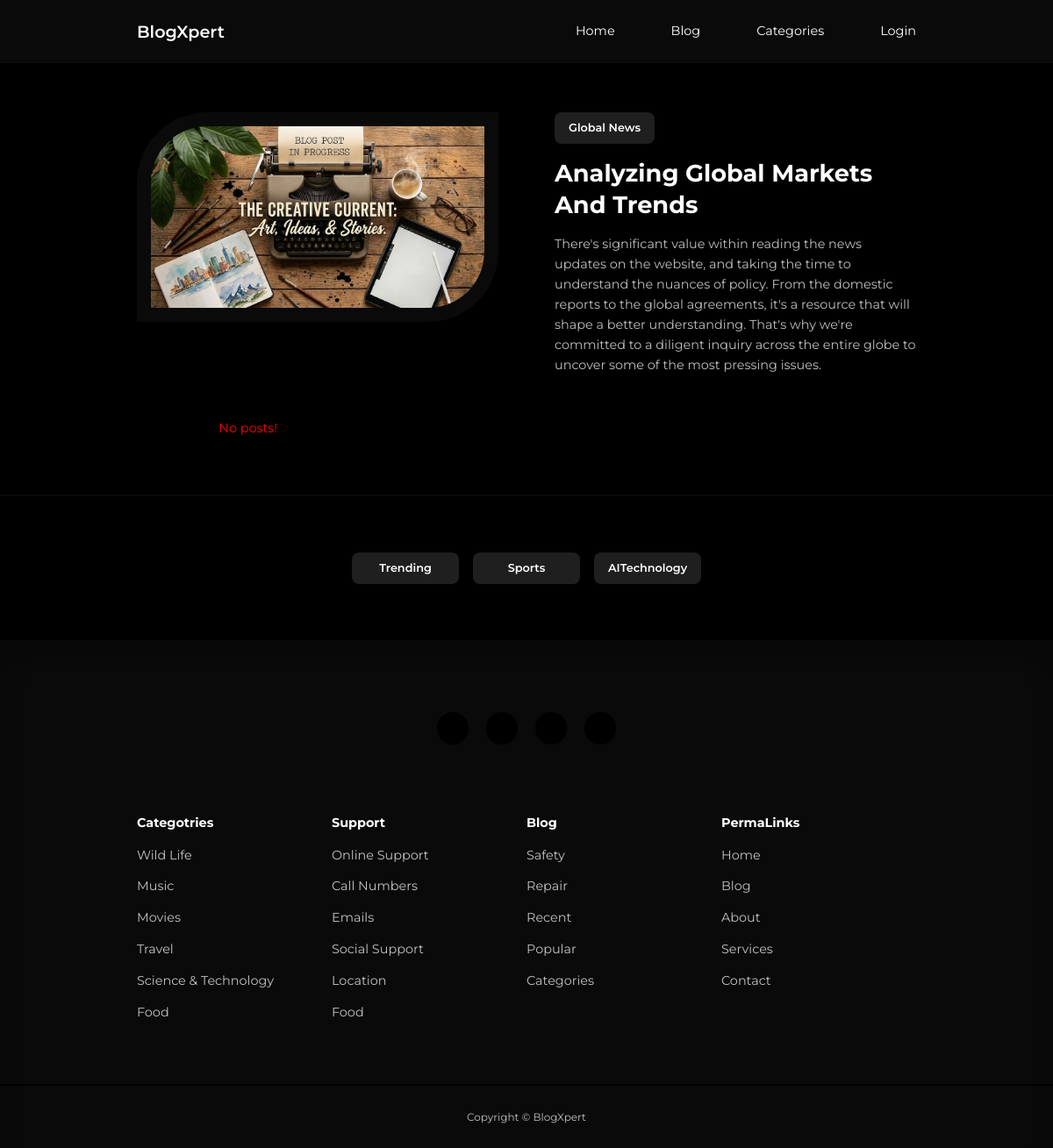
Before: / with the older database file.
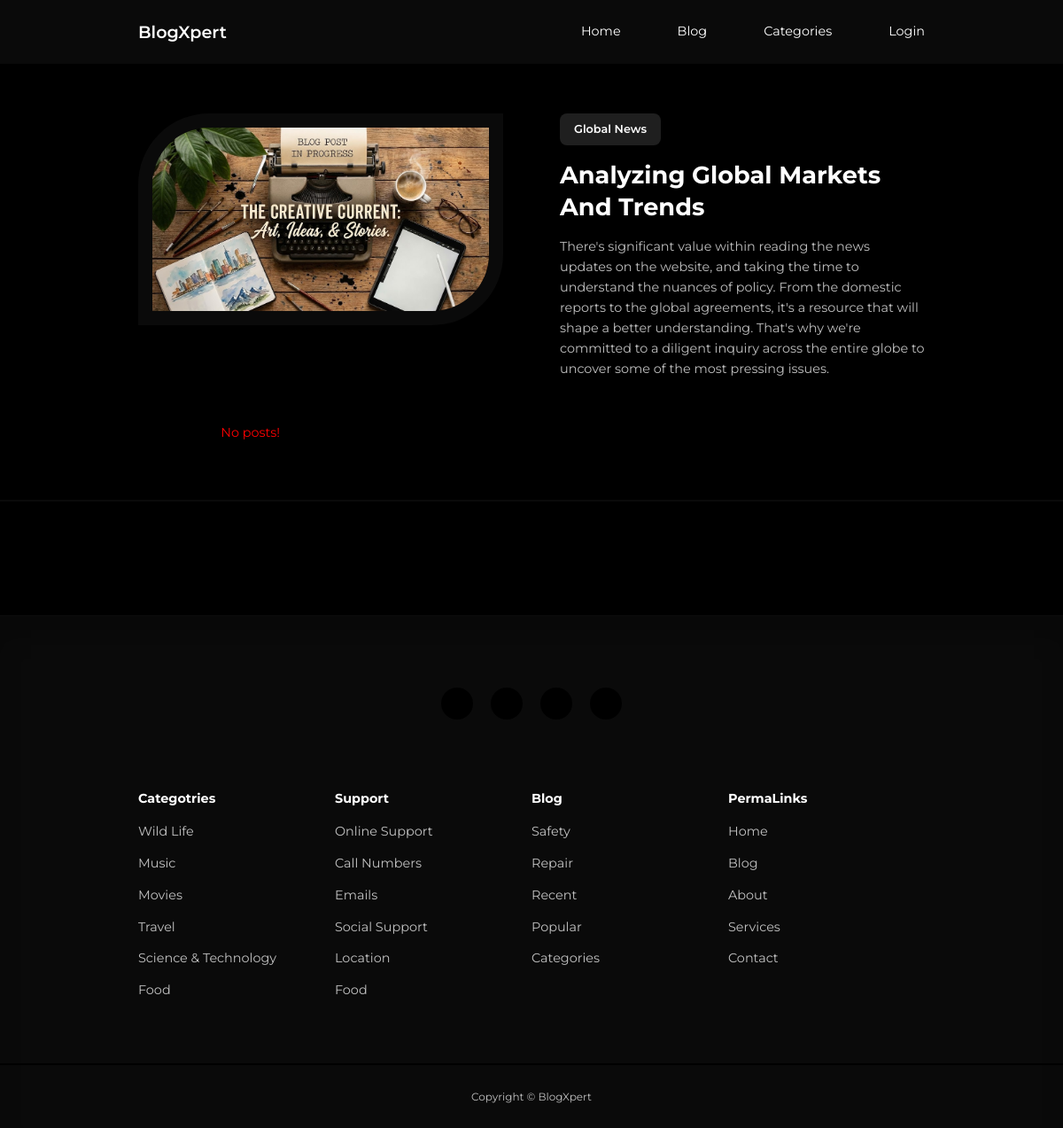
After: the same page with the newer database file.
### tables this page shows
CREATE TABLE categories (
    id INT AUTO_INCREMENT PRIMARY KEY,
    title VARCHAR(50) NOT NULL,
    created_at TIMESTAMP DEFAULT CURRENT_TIMESTAMP
);

### function/function.php (called while the page is built, shortened)
<?php
function getAllCategories($connection) {
    $statement = $connection->prepare("SELECT * FROM categories");
    $statement->execute();
    return $statement->fetchAll(PDO::FETCH_OBJ);
}
function getPostsByStatus($connection, $status) {
    $statement = $connection->prepare("
        SELECT posts.*,
        user.first_name,
        user.last_name,
        user.avatar,
        categories.title AS category_title
        FROM posts
        JOIN user ON posts.author_id = user.id
        JOIN categories ON posts.category_id = categories.id
        WHERE posts.status = :status
        ORDER BY posts.created_at DESC
    ");
    $statement->execute([
        ':status' => $status
    ]);
    return $statement->fetchAll(PDO::FETCH_OBJ);
}

### index.php (the view, shortened to what this page needs)
<?php
require __DIR__ . "/includes/header.php";
$categories = getAllCategories($connection);
$posts = getPostsByStatus($connection, 'approved');
?>
<section class="featured">
    <div class="container featured__container">
        <div class="post__thumbnail">
            <img src="./images/Hero.png">
        </div>
        <div class="post__info">
            <a href="category-posts.html" class="category__button">Global News</a>
            <h2 class="post__info"><a href="post.html">Analyzing Global Markets And Trends</a></h2>
            <p class="post__body">
                There's significant value within reading the news updates on the website, and taking the time to understand the nuances of policy. From the domestic reports to the global agreements, it's a resource that will shape a better understanding. That's why we're committed to a diligent inquiry across the entire globe to uncover some of the most pressing issues.
            </p>
        </div>
    </div>
</section>
<section class="posts">
    <div class="container posts__container">
        <?php if (count($posts) > 0): ?>
           <?php foreach (array_slice($posts, 0, 9) as $post): ?>
                <article class="post">
                    <div class="post__thumbnail">
                        <img src="/images/<?= htmlspecialchars($post->thumbnail) ?>" alt="Post Thumbnail">
                    </div>
                    <div class="post__info">
                        <a href="/pages/category-posts.php?id=<?= $post->category_id ?>" class="category__button">
                            <?= htmlspecialchars($post->category_title) ?>
                        </a>
                        <h3 class="post__title">
                            <a href="/pages/post.php?id=<?= $post->id ?>">
                                <?= htmlspecialchars($post->title) ?>
                            </a>
                        </h3>
                        <p class="post__body">
                            <?= substr(strip_tags($post->para_1), 0, 150) ?>...
                        </p>
                        <div class="post__author">
                            <div class="post__author-avatar">
                                <img src="<?= !empty($post->avatar) ? '/userImages/' . htmlspecialchars($post->avatar) : 'https://ui-avatars.com/api/?name=' . urlencode($post->first_name . ' ' . $post->last_name) . '&background=random' ?>" alt="Author Avatar">
                            </div>
                            <div class="post__author-info">
                                <h5>By: <?= htmlspecialchars($post->first_name . " " . $post->last_name) ?></h5>
                                <small>
                                    <?= date("M d, Y - H:i", strtotime($post->created_at)) ?>
                                </small>
                            </div>
                        </div>
                    </div>
                </article>
            <?php endforeach; ?>
        <?php else: ?>
            <div class="alert__message error lg">
                <p>No posts!</p>
            </div>
        <?php endif; ?>
    </div>
</section>
<section class="category__buttons" id="category__buttons">
    <div class="container category__buttons-container">
        <?php foreach ($categories as $category): ?>
            <a href="/pages/category-posts.php?id=<?= $category->id ?>" class="category__button">
                <?= $category->title ?>
            </a>
        <?php endforeach; ?>
    </div>
</section>
<?php
require __DIR__ . "/includes/footer.php";
?>

### includes/header.php (shortened to what this page needs)
<!DOCTYPE html>
<html" lang="en">
    <head>
        <link rel="stylesheet" href="/assests/css/style.css">
        <link rel="stylesheet" href="https://unicons.iconscout.com/release/v4.0.0/css/line.css">
    </head>
    <body>
        <nav>
            <div class="container nav__container">
                <a href="/index.php" class="nav__logo">BlogXpert</a>
                <ul class="nav__items">
                    <li><a href="/index.php">Home</a></li>
                    <li><a href="/pages/blog.php">Blog</a></li>
                    <li><a href="/index.php#category__buttons">Categories</a></li>
                    <?php if(empty($_SESSION['id'])): ?>
                    <li><a href="/auth/login/login.php">Login</a></li>
                    <?php endif; ?>
                </ul>
            </div>
        </nav>

### includes/footer.php (shortened to what this page needs)
<?php if ($_SESSION['role'] == "user" || $_SESSION['role']==""): ?>
    <footer>
        <div class="footer__socials">
            <a href="https://www.youtube.com/channel/UCvtrqmex9f7J9hxZfmhoHRw" target="_blank"><i class="uil uil-youtube"></i></a>
            <a href="https://www.instagram.com/_underemployed_/" target="_blank"><i class="uil uil-instagram-alt"></i></a>
            <a href="https://www.linkedin.com/in/nithin-a-06b946256/" target="_blank"><i class="uil uil-linkedin"></i></a>
            <a href="" target="_blank"><i class="uil uil-facebook-f"></i></a>
        </div>
        <div class="container footer__container">
            <article>
                <h4>Categotries</h4>
                <ul>
                    <li><a href="">Wild Life</a></li>
                    <li><a href="">Music</a></li>
                    <li><a href="">Movies</a></li>
                    <li><a href="">Travel</a></li>
                    <li><a href="">Science & Technology</a></li>
                    <li><a href="">Food</a></li>
                </ul>
            </article>
            <article>
                <h4>Support</h4>
                <ul>
                    <li><a href="">Online Support</a></li>
                    <li><a href="">Call Numbers</a></li>
                    <li><a href="">Emails</a></li>
                    <li><a href="">Social Support</a></li>
                    <li><a href="">Location</a></li>
                    <li><a href="">Food</a></li>
                </ul>
            </article>
            <article>
                <h4>Blog</h4>
                <ul>
                    <li><a href="">Safety</a></li>
                    <li><a href="">Repair</a></li>
                    <li><a href="">Recent</a></li>
                    <li><a href="">Popular</a></li>
                    <li><a href="">Categories</a></li>
                </ul>
            </article>
            <article>
                <h4>PermaLinks</h4>
                <ul>
                    <li><a href="">Home</a></li>
                    <li><a href="">Blog</a></li>
                    <li><a href="">About</a></li>
                    <li><a href="">Services</a></li>
                    <li><a href="">Contact</a></li>
                </ul>
            </article>
        </div>
        <div class="footer__copyright">
            <small>Copyright &copy; BlogXpert</small>
        </div>
    </footer>
<?php endif; ?>
</body>
</html>

### assests/css/style.css (style rules this page uses)
* { margin: 0; padding: 0; outline: 0; border: 0; appearance: 0; list-style: none; text-decoration: none; box-sizing: border-box; }
body { font-family: "Montserrat", sans-serif; line-height: 1.6; color: var(--color-text-body); overflow-x: hidden; background: var(--color-bg-primary); font-size: 0.9rem; }
.container { width: var(--container-width-lg); max-width: 1800px; margin-inline: auto; }
section { margin-top: 3rem; width: 100vw; }
h1, h2, h3, h4, h5 { color: var(--color-text-bright); line-height: 1.3; }
h2 { font-size: 1.7rem; margin: 1rem 0; }
h4 { font-style: 1rem; }
a { color: var(--color-text-bright); }
img { display: block; width: 100%; object-fit: cover; height: 100%; }
nav { background: var(--color-bg-secondary); width: 100vw; height: 4.5rem; position: fixed; top: 0; z-index: 10; box-shadow: 0 1rem 1rem rgba(0, 0, 0, 0.2); }
.nav__container { height: 100%; display: flex; align-items: center; justify-content: space-between; }
.nav__logo { font-weight: 600; font-size: 1.2rem; }
.nav__items { display: flex; align-items: center; gap: 4rem; }
.category__button { background: var(--color-bg-accent); color: var(--color-text-bright); display: inline-block; padding: 0.5rem 1rem; border-radius: var(--card-border-radius-2); font-weight: 600; font-size: 0.8rem; text-align: center; }
.post__thumbnail { border-radius: var(--card-border-radius-5) 0; border: 1rem solid var(--color-bg-secondary); overflow: hidden; margin-bottom: 1.6rem; }
.post__body { word-wrap: break-word; word-break: break-word; overflow-wrap: break-word; }
.featured { margin-top: 8rem; }
.featured__container { display: grid; grid-template-columns: 1fr 1fr; gap: 4rem; }
.featured .post__thumbnail { height: fit-content; }
.posts__container { display: grid; grid-template-columns: repeat(3, 1fr); gap: 4rem; margin-bottom: 4rem; }
.category__buttons { padding: 4rem 0; border-top: 2px solid var(--color-bg-secondary); border-bottom: 2px solid var(--color-bg-secondary); }
footer { background: var(--color-bg-secondary); padding: 5rem 0 0; box-shadow: inset 0 1.5rem 1.5rem rgba(0, 0, 0, 0.2); }
.footer__socials { margin-inline: auto; width: fit-content; margin-bottom: 5rem; display: flex; justify-content: space-between; align-items: center; gap: 1.2rem; }
.footer__socials a { background: var(--color-bg-primary); border-radius: 50%; height: 2.3rem; width: 2.3rem; display: flex; align-items: center; justify-content: center; }
.footer__container { display: grid; grid-template-columns: repeat(4, 1fr); }
footer li { padding: 0.4rem 0; }
footer h4 { color: var(--color-text-bright); margin-bottom: 0.6rem; }
footer ul a { opacity: 0.75; }
.footer__copyright { text-align: center; padding: 1.5rem 0; border-top: 2px solid var(--color-bg-primary); margin-top: 4rem; }
.alert__message.error { color: var(--color-danger); }
.alert__message.lg { text-align: center; }
.category__buttons-container { width: fit-content; display: grid; grid-template-columns: repeat(3, 1fr); gap: 1rem; }

Changed rows visible on the page:
removed categories: title "Trending"
removed categories: title "Sports"
removed categories: title "AITechnology"
